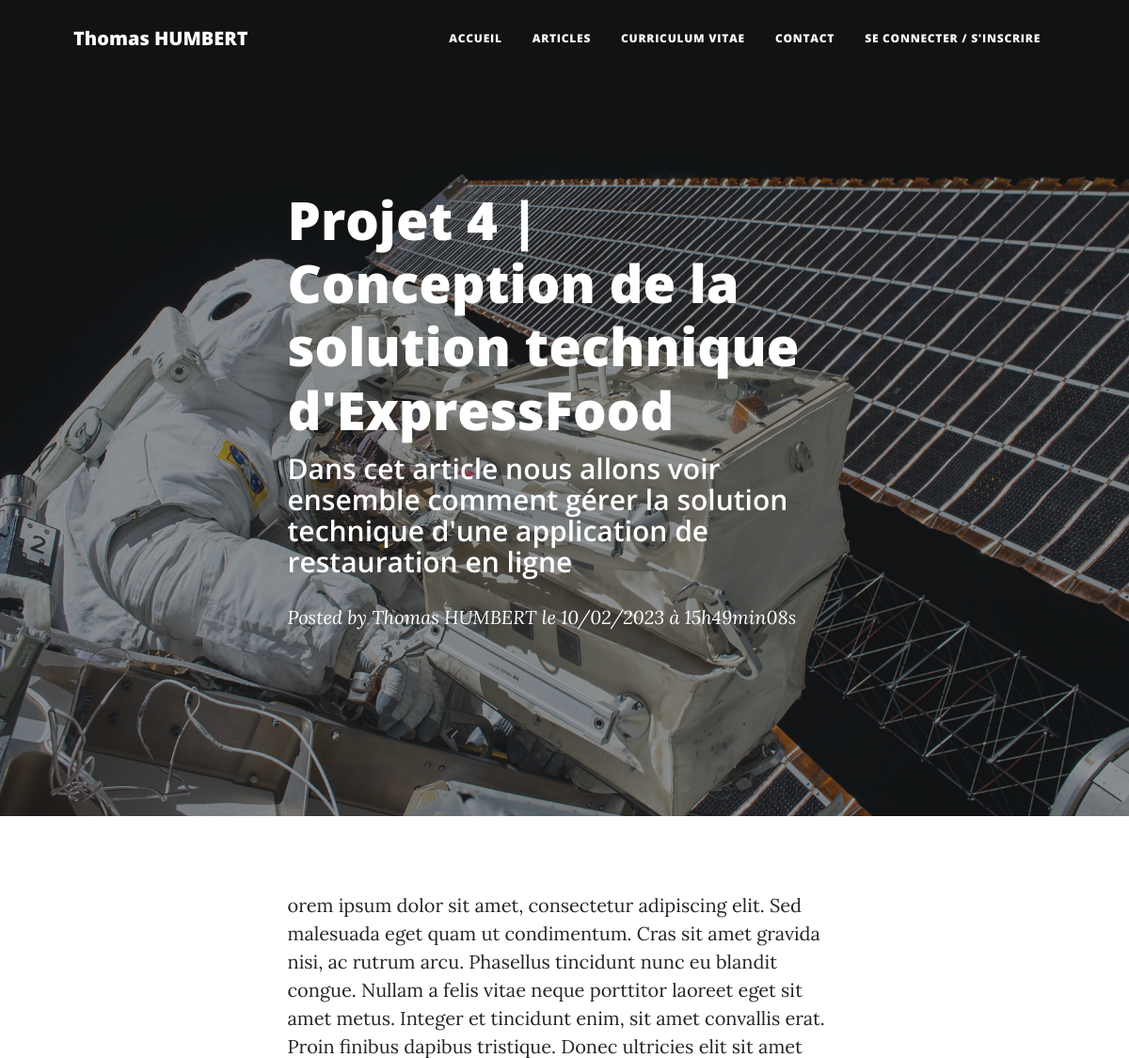
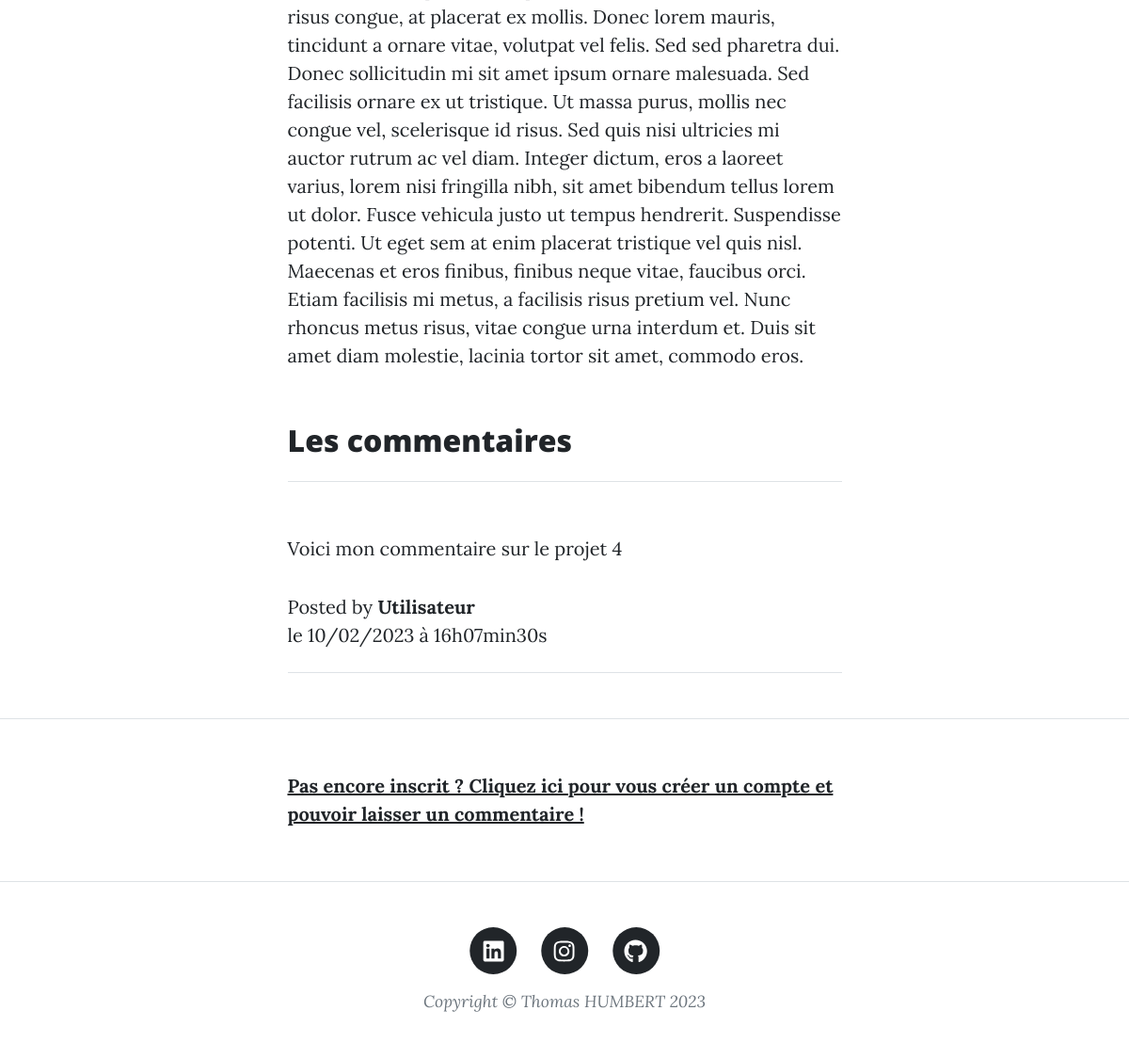
The page /index.php?action=post&id=31 on the database its author committed (2 pictures, top to bottom).
### tables this page shows
CREATE TABLE `article` (
  `id` int(11) NOT NULL,
  `title` varchar(256) NOT NULL,
  `hat` text NOT NULL,
  `content` text NOT NULL,
  `creation_date` datetime NOT NULL
);

CREATE TABLE `comments` (
  `id` int(11) NOT NULL,
  `article_id` int(11) NOT NULL,
  `author` varchar(256) NOT NULL,
  `author_id` int(11) NOT NULL,
  `comment` text NOT NULL,
  `validity` tinyint(1) DEFAULT '0',
  `comment_date` datetime NOT NULL
);

### models/controllers/articles.php (called while the page is built, shortened)
<?php
require_once 'lib/database.php';
require_once 'models/article.php';
require_once 'models/comment.php';
function post(string $identifier)
{
    $connection = new DatabaseConnection();
    $postRepository = new PostRepository();
    $postRepository->connection = $connection;
    $post = $postRepository->getPost($identifier);
    $commentRepository = new CommentRepository();
    $commentRepository->connection = $connection;
    $comments = $commentRepository->getComments($identifier);
    require 'vues/articles-vues.php';
}

### models/article.php (called while the page is built, shortened)
<?php
require_once 'lib/database.php';
class PostRepository
{
	public \DatabaseConnection $connection;
    public function getPost(string $identifier): Article {
    	$statement = $this->connection->getConnection()->prepare(
            "SELECT id, title, content, hat, DATE_FORMAT(creation_date, '%d/%m/%Y à %Hh%imin%ss') AS creation_date FROM article WHERE id = ?"
        );
        $statement->execute([$identifier]);
        $row = $statement->fetch();
        $post = new Article();
        $post->title = $row['title'];
        $post->hat = $row['hat'];
        $post->CreationDate = $row['creation_date'];
        $post->content = $row['content'];
        $post->identifier = $row['id'];
        return $post;
    }
}

### lib/database.php (called while the page is built)
<?php
class DatabaseConnection
{
	public ?PDO $database = null;
	public function getConnection(): PDO
	{
		if ($this->database === null) {
			$this->database = new PDO( 'mysql:host=localhost;dbname=projet5_blog;charset=utf8', 'root', 'root' );
		}
		return $this->database;
	}
}

### models/comment.php (called while the page is built, shortened)
<?php
require_once 'lib/database.php';
class CommentRepository
{
	public function getComments(string $post): array
	{
		$statement = $this->connection->getConnection()->prepare(
			"SELECT id, author, comment, article_id, author_id, DATE_FORMAT(comment_date, '%d/%m/%Y à %Hh%imin%ss') AS creation_date FROM comments WHERE article_id = ? AND validity = 1 ORDER BY comment_date DESC"
		);
		$statement->execute([$post]);
		$comments = [];
		while (($row = $statement->fetch())) {
			$comment = new Comment();
			$comment->identifier = $row['id'];
			$comment->author = $row['author'];
			$comment->author_id = $row['author_id'];
			$comment->CreationDate = $row['creation_date'];
			$comment->comment = $row['comment'];
			$comment->post = $row['article_id'];
			$comments[] = $comment;
		}
		return $comments;
	}
}

### vues/articles-vues.php (the view, shortened to what this page needs)
<?php
require_once 'vues/head.php';
require_once 'vues/navbar.php';
?>
<header class="masthead" style="background-image: url('assets/img/post-bg.jpg')">
    <div class="container position-relative px-4 px-lg-5">
        <div class="row gx-4 gx-lg-5 justify-content-center">
            <div class="col-md-10 col-lg-8 col-xl-7">
                <div class="post-heading">
                    <h1><?=htmlentities($post->title)?></h1>
                    <h2 class="subheading"><?=htmlentities($post->hat)?></h2></h2>
                    <span class="meta">
                        Posted by
                        <a href="#">Thomas HUMBERT</a>
                        le <?=$post->CreationDate?>
                    </span>
                </div>
            </div>
        </div>
    </div>
</header>
<article class="mb-4">
    <div class="container px-4 px-lg-5">
        <div class="row gx-4 gx-lg-5 justify-content-center">
            <div class="col-md-10 col-lg-8 col-xl-7">
                <p><?=htmlentities($post->content)?></p>
            </div>
        </div>
    </div>
</article>
<div class="container px-4 px-lg-5">
    <div class="row gx-4 gx-lg-5 justify-content-center">
        <div class="col-md-10 col-lg-8 col-xl-7">
            <h2 class="post-title" id="show_comments">Les commentaires</h2>
            <hr class="my-4" />
        </div>
    </div>
</div>
<?php
foreach ($comments as $comment) {
    ?>
<article class="mb-4">
    <div class="container px-4 px-lg-5">
        <div class="row gx-4 gx-lg-5 justify-content-center">
            <div class="col-md-10 col-lg-8 col-xl-7">
                <p><?=htmlentities($comment->comment)?></p>
                <span class="meta">
                    Posted by <a href="#"><strong><?=htmlentities($comment->author)?></strong></a></br>
                    le <?=$comment->CreationDate?></br>
                </span>
                <hr class="my-4" />
            </div>
        </div>
    </div>
</article>
<?php
}
?>
<hr class="my-4" />
<?php if (isset($_SESSION['pseudo'])) {?>
<article class="mb-4">
    <div class="container px-4 px-lg-5">
        <div class="row gx-4 gx-lg-5 justify-content-center">
            <div class="col-md-10 col-lg-8 col-xl-7">
                <h2 class="post-title">Je laisse un commentaire</h2>
                <div class="my-5">
                    <form id="contactForm" action="index.php?action=addComment&id=<?=$post->identifier?>" method="post" onsubmit="return confirmSubmit()">
                        <div class="form-floating">
                            <input class="form-control" id="author" name="author" type="text" value='<?=$_SESSION['pseudo'];?>' />
                            <label for="author">Nom</label>
                        </div>
                        <div class="form-floating">
                            <textarea class="form-control" id="comment" name="comment" placeholder="Enter your message here..." style="height: 12rem" ></textarea>
                            <label for="comment">Message</label>
                        </div>
                        <br />
                        <div ><input type="submit" value="Soumettre mon commentaire" class="btn btn-primary text-uppercase" id="submitButton" /></div>
                    </form>
                </div>
            </div>
        </div>
    </div>
</article>
<?php } else {?>
<article class="mb-4">
    <div class="container px-4 px-lg-5">
        <div class="row gx-4 gx-lg-5 justify-content-center">
            <div class="col-md-10 col-lg-8 col-xl-7">
                <p><strong><a href="index.php?action=signin">Pas encore inscrit ? Cliquez ici pour vous créer un compte et pouvoir laisser un commentaire !</strong></p>
            </div>
        </div>
    </div>
</article>
<?php }?>
<?php
require_once 'vues/footer.php';
?>

### rows shown on the page
article: title "Projet 4 | Conception de la solution technique d'ExpressFood", hat "Dans cet article nous allons voir ensemble comment gérer la solution technique d'une application de restauration en ligne", content "orem ipsum dolor sit amet, consectetur adipiscing elit. Sed malesuada eget quam ut condimentum. Cras sit amet gravida nisi, ac rutrum arcu. Phasellus tincidunt nunc eu blandit congue. Nullam a felis vitae neque porttitor laoreet eget sit amet metus. Integer et tincidunt enim, sit amet convallis erat. Proin finibus dapibus tristique. Donec ultricies elit sit amet risus congue, at placerat ex mollis. Donec lorem mauris, tincidunt a ornare vitae, volutpat vel felis. Sed sed pharetra dui. Donec sollicitudin mi sit amet ipsum ornare malesuada. Sed facilisis ornare ex ut tristique. Ut massa purus, mollis nec congue vel, scelerisque id risus. Sed quis nisi ultricies mi auctor rutrum ac vel diam.…"
comments: comment "Voici mon commentaire sur le projet 4", author "Utilisateur", CreationDate "10/02/2023 à 16h07min30s"

### other values the page prints
$post->CreationDate "10/02/2023 à 15h49min08s"
